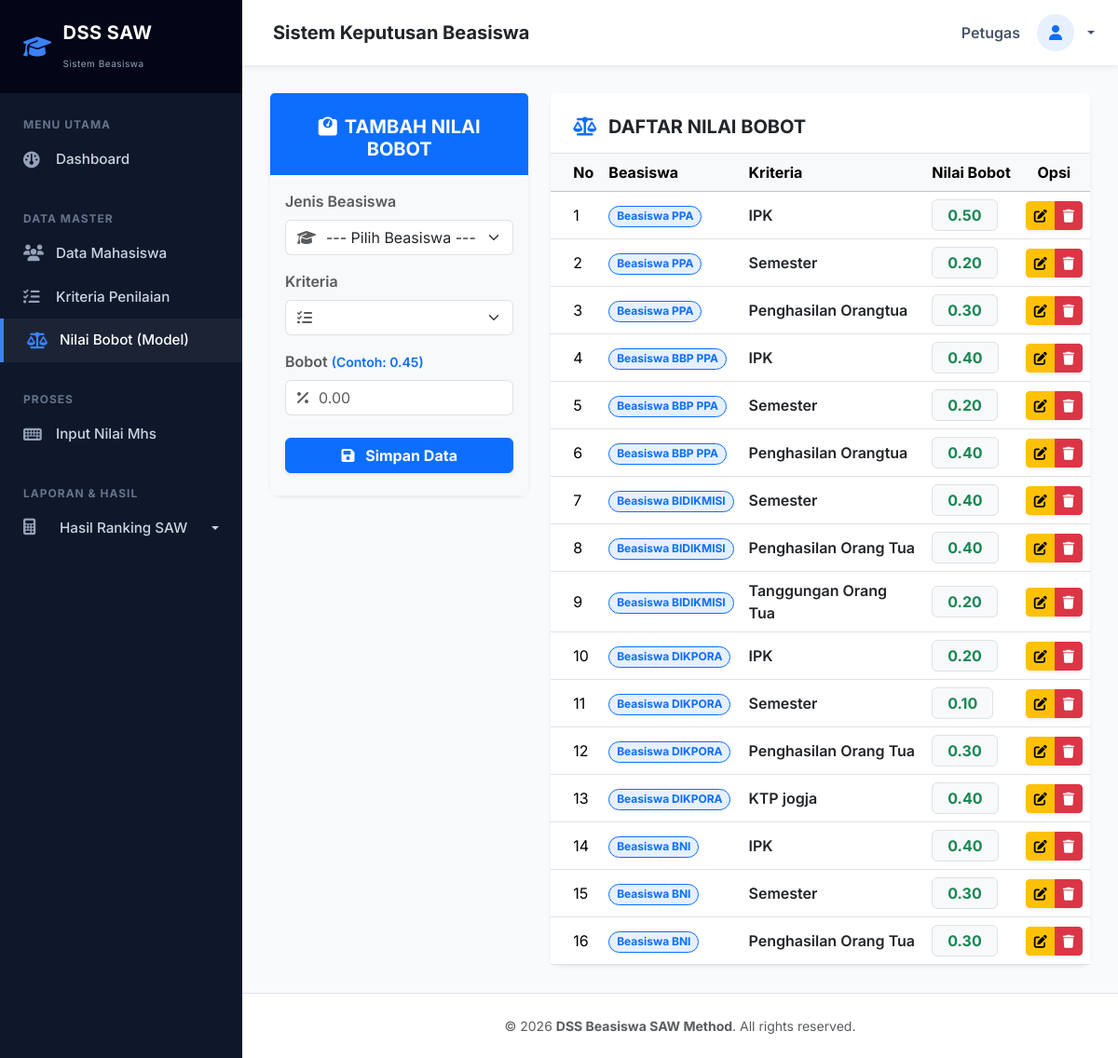
Page /index.php?page=model (signed in) on the earlier database version.
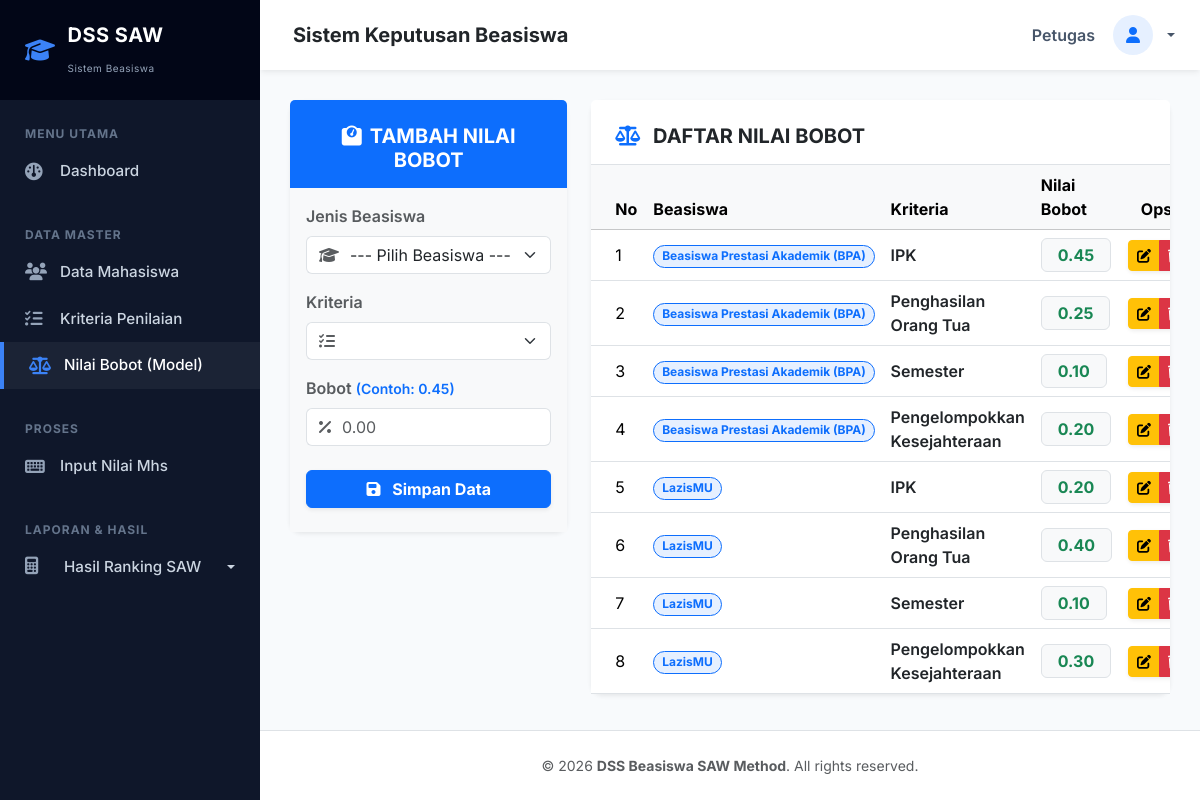
Same page on the later database version.
### tables this page shows
CREATE TABLE IF NOT EXISTS `model` (
  `kd_model` int(11) NOT NULL AUTO_INCREMENT,
  `kd_beasiswa` int(11) NOT NULL,
  `kd_kriteria` int(11) NOT NULL,
  `bobot` varchar(5) DEFAULT NULL,
  PRIMARY KEY (`kd_model`),
  KEY `fk_kriteria` (`kd_kriteria`),
  KEY `fk_beasiswa` (`kd_beasiswa`)
);

CREATE TABLE IF NOT EXISTS `beasiswa` (
  `kd_beasiswa` int(11) NOT NULL AUTO_INCREMENT,
  `nama` varchar(50) DEFAULT NULL,
  PRIMARY KEY (`kd_beasiswa`)
);

CREATE TABLE IF NOT EXISTS `kriteria` (
  `kd_kriteria` int(11) NOT NULL AUTO_INCREMENT,
  `kd_beasiswa` int(11) NOT NULL,
  `nama` varchar(50) DEFAULT NULL,
  `sifat` enum('min','max') DEFAULT NULL,
  PRIMARY KEY (`kd_kriteria`),
  KEY `kd_beasiswa` (`kd_beasiswa`),
  KEY `kd_beasiswa_2` (`kd_beasiswa`)
);

### page/model.php (the view, shortened to what this page needs)
<?php
$update = (isset($_GET['action']) AND $_GET['action'] == 'update') ? true : false;
?>
<div class="row">
	<div class="col-md-4">
	    <div class="card shadow-sm mb-4 border-0">
	        <div class="card-header bg-<?= ($update) ? "warning" : "primary text-white" ?> border-0 pt-4 pb-3">
                <h5 class="text-center mb-0 fw-bold"><i class="fa-solid <?= ($update) ? "fa-pen-to-square" : "fa-weight-scale" ?> me-2"></i><?= ($update) ? "EDIT" : "TAMBAH" ?> NILAI BOBOT</h5>
            </div>
	        <div class="card-body bg-light">
	            <form action="<?=$_SERVER['REQUEST_URI']?>" method="POST">
									<div class="mb-3">
	                  <label class="form-label fw-semibold text-muted" for="kd_beasiswa">Jenis Beasiswa</label>
                                        <div class="input-group">
                                            <span class="input-group-text bg-white border-end-0"><i class="fa-solid fa-graduation-cap text-muted"></i></span>
                                            <select class="form-select border-start-0 ps-0" name="kd_beasiswa" id="beasiswa">
                                                <option>--- Pilih Beasiswa ---</option>
                                            </select>
                                        </div>
									</div>
									<div class="mb-3">
	                  <label class="form-label fw-semibold text-muted" for="kd_kriteria">Kriteria</label>
                                        <div class="input-group">
                                            <span class="input-group-text bg-white border-end-0"><i class="fa-solid fa-list-check text-muted"></i></span>
                                            <select class="form-select border-start-0 ps-0" name="kd_kriteria" id="kriteria">
                                            </select>
                                        </div>
									</div>
	                <div class="mb-4">
	                    <label class="form-label fw-semibold text-muted" for="bobot">Bobot <small class="text-primary">(Contoh: 0.45)</small></label>
                        <div class="input-group">
                            <span class="input-group-text bg-white border-end-0"><i class="fa-solid fa-percent text-muted"></i></span>
                            <input type="text" name="bobot" class="form-control border-start-0 ps-0" <?= (!$update) ?: 'value="'.$row["bobot"].'"' ?> placeholder="0.00">
                        </div>
	                </div>
	                <button type="submit" class="btn btn-<?= ($update) ? "warning" : "primary" ?> w-100 mb-2 fw-bold shadow-sm">
                        <i class="fa-solid fa-floppy-disk me-2"></i> Simpan Data
                    </button>
	            </form>
	        </div>
	    </div>
	</div>
	<div class="col-md-8">
	    <div class="card shadow-sm border-0">
	        <div class="card-header bg-white border-bottom pt-4 pb-3 d-flex justify-content-between align-items-center">
                <h5 class="mb-0 fw-bold text-dark"><i class="fa-solid fa-scale-balanced text-primary me-2"></i> DAFTAR NILAI BOBOT</h5>
            </div>
	        <div class="card-body p-0">
				<div class="table-responsive">
					<table class="table table-hover align-middle mb-0">
						<thead class="table-light">
							<tr>
								<th class="ps-4">No</th>
								<th>Beasiswa</th>
								<th>Kriteria</th>
								<th>Nilai Bobot</th>
								<th class="text-center">Opsi</th>
							</tr>
						</thead>
						<tbody>
							<?php $no = 1; ?>
							<?php if ($query = $connection->query("SELECT c.nama AS nama_beasiswa, b.nama AS nama_kriteria, a.bobot, a.kd_model FROM model a JOIN kriteria b ON a.kd_kriteria=b.kd_kriteria JOIN beasiswa c ON a.kd_beasiswa=c.kd_beasiswa")): ?>
								<?php while($row = $query->fetch_assoc()): ?>
								<tr>
									<td class="ps-4"><?=$no++?></td>
									<td><span class="badge bg-primary bg-opacity-10 text-primary border border-primary rounded-pill"><?=$row['nama_beasiswa']?></span></td>
									<td class="fw-semibold text-dark"><?=$row['nama_kriteria']?></td>
									<td>
                                        <div class="d-inline-flex align-items-center bg-light px-3 py-1 rounded border">
                                            <span class="fw-bold text-success fs-6"><?=$row['bobot']?></span>
                                        </div>
                                    </td>
									<td class="text-center">
										<div class="btn-group btn-group-sm shadow-sm">
											<a href="?page=model&action=update&key=<?=$row['kd_model']?>" class="btn btn-warning" title="Edit"><i class="fa-solid fa-pen-to-square"></i></a>
											<a href="?page=model&action=delete&key=<?=$row['kd_model']?>" class="btn btn-danger" title="Hapus"><i class="fa-solid fa-trash"></i></a>
										</div>
									</td>
								</tr>
								<?php endwhile ?>
							<?php endif ?>
						</tbody>
					</table>
				</div>
	        </div>
	    </div>
	</div>
</div>

Differences in the rows shown:
removed model: kd_beasiswa.nama "Beasiswa BIDIKMISI", kd_kriteria.nama "Tanggungan Orang Tua", bobot "0.20"
removed model: kd_beasiswa.nama "Beasiswa DIKPORA", kd_kriteria.nama "IPK", bobot "0.20"
removed model: kd_beasiswa.nama "Beasiswa DIKPORA", kd_kriteria.nama "Semester", bobot "0.10"
removed model: kd_beasiswa.nama "Beasiswa DIKPORA", kd_kriteria.nama "Penghasilan Orang Tua", bobot "0.30"
removed model: kd_beasiswa.nama "Beasiswa DIKPORA", kd_kriteria.nama "KTP jogja", bobot "0.40"
removed model: kd_beasiswa.nama "Beasiswa BNI", kd_kriteria.nama "IPK", bobot "0.40"
removed model: kd_beasiswa.nama "Beasiswa BNI", kd_kriteria.nama "Semester", bobot "0.30"
removed model: kd_beasiswa.nama "Beasiswa BNI", kd_kriteria.nama "Penghasilan Orang Tua", bobot "0.30"
changed model (number 1 of 8 on the later page): kd_beasiswa.nama "Beasiswa PPA" → "Beasiswa Prestasi Akademik (BPA)"; bobot "0.50" → "0.45"
changed model (number 2 of 8 on the later page): kd_beasiswa.nama "Beasiswa PPA" → "Beasiswa Prestasi Akademik (BPA)"; kd_kriteria.nama "Semester" → "Penghasilan Orang Tua"; bobot "0.20" → "0.25"
changed model (number 3 of 8 on the later page): kd_beasiswa.nama "Beasiswa PPA" → "Beasiswa Prestasi Akademik (BPA)"; kd_kriteria.nama "Penghasilan Orangtua" → "Semester"; bobot "0.30" → "0.10"
changed model (number 4 of 8 on the later page): kd_beasiswa.nama "Beasiswa BBP PPA" → "Beasiswa Prestasi Akademik (BPA)"; kd_kriteria.nama "IPK" → "Pengelompokkan Kesejahteraan"; bobot "0.40" → "0.20"
changed through a linked row, model (number 5 of 8 on the later page): kd_beasiswa.nama "Beasiswa BBP PPA" → "LazisMU"; kd_kriteria.nama "Semester" → "IPK"
changed through a linked row, model (number 6 of 8 on the later page): kd_beasiswa.nama "Beasiswa BBP PPA" → "LazisMU"; kd_kriteria.nama "Penghasilan Orangtua" → "Penghasilan Orang Tua"
changed model (number 7 of 8 on the later page): kd_beasiswa.nama "Beasiswa BIDIKMISI" → "LazisMU"; bobot "0.40" → "0.10"
changed model (number 8 of 8 on the later page): kd_beasiswa.nama "Beasiswa BIDIKMISI" → "LazisMU"; kd_kriteria.nama "Penghasilan Orang Tua" → "Pengelompokkan Kesejahteraan"; bobot "0.40" → "0.30"
